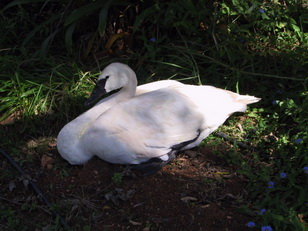
#> input picture ex1/quantization_examples/rgb_orig.png, 308 x 231 px, found by its file name
$ python Yoels.py   (older library calls are emulated)
#> lines starting #> are read from the running program, lines starting #| are printed output that depends on the picture
import numpy as np
from scipy.misc import imread as imread
from skimage.color import rgb2gray
import matplotlib.pyplot as plt


RGB2YIQ_MAT = np.array([[0.299, 0.587, 0.114],
               [0.596, -0.275, -0.321],
               [0.212, -0.523, 0.311]])

YIQ2RGB_MAT = np.linalg.inv(RGB2YIQ_MAT)


def read_image(filename, representation):
#> called with representation = 2
    im = imread(filename)
#> im is the input picture: shape (231, 308, 3); mean R, G, B 52.5, 52.6, 48.4
    if representation == 1:
        im = rgb2gray(im)

    elif representation == 2:
        im = (im / 255).astype(np.float64)

    return im


def imdisplay(filename, representation):
    img = read_image(filename, representation)
    plt.figure()
    if representation == 1:
        plt.imshow(img, cmap=plt.cm.gray)
    elif representation == 2:
        plt.imshow(img)
    plt.show()


def rgb2yiq(imRGB):
    imYIQ = np.zeros(imRGB.shape)
#> imYIQ: shape (231, 308, 3) float64; every value is 0

    r, g, b = imRGB[:, :, 0], imRGB[:, :, 1], imRGB[:, :, 2]
    imYIQ[:, :, 0] = RGB2YIQ_MAT[0, 0] * r + RGB2YIQ_MAT[0, 1] * g + RGB2YIQ_MAT[0, 2] * b
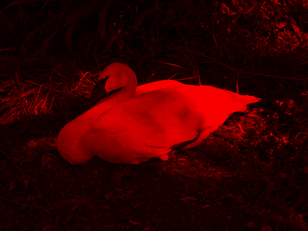
#> imYIQ: shape (231, 308, 3) float64; mean of channels 0, 1, 2 0.204, 0, 0; drawn as R, G, B
    imYIQ[:, :, 1] = RGB2YIQ_MAT[1, 0] * r + RGB2YIQ_MAT[1, 1] * g + RGB2YIQ_MAT[1, 2] * b
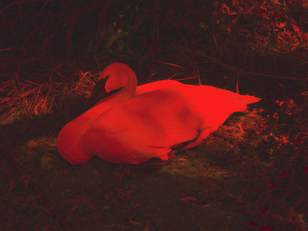
#> imYIQ: shape (231, 308, 3) float64; mean of channels 0, 1, 2 0.204, 0.00523, 0; drawn with min black and max white
    imYIQ[:, :, 2] = RGB2YIQ_MAT[2, 0] * r + RGB2YIQ_MAT[2, 1] * g + RGB2YIQ_MAT[2, 2] * b

    return imYIQ


def yiq2rgb(imYIQ):
    imRGB = np.zeros(imYIQ.shape)

    y, i, q = imYIQ[:, :, 0], imYIQ[:, :, 1], imYIQ[:, :, 2]
    imRGB[:, :, 0] = YIQ2RGB_MAT[0, 0] * y + YIQ2RGB_MAT[0, 1] * i + YIQ2RGB_MAT[0, 2] * q
    imRGB[:, :, 1] = YIQ2RGB_MAT[1, 0] * y + YIQ2RGB_MAT[1, 1] * i + YIQ2RGB_MAT[1, 2] * q
    imRGB[:, :, 2] = YIQ2RGB_MAT[2, 0] * y + YIQ2RGB_MAT[2, 1] * i + YIQ2RGB_MAT[2, 2] * q

    return imRGB


def histogram_equalize_gray(img):
    round_img = (img*255).astype(np.uint8)
    hist_orig, bins = np.histogram(round_img, 256)
    # calculate the cumulative histogram and normalized it
    cumsum_hist = np.cumsum(hist_orig)
    cumsum_hisשt_norm = (cumsum_hist / cumsum_hist[-1])*255

    # make the linear stretch and create the output image
    im_eq = np.interp(round_img, bins[:-1], cumsum_hist_norm)
    im_eq = im_eq.reshape(img.shape)
    hist_eq = np.histogram(im_eq.astype(np.uint8), 256)[0]

    return (im_eq/255).astype(np.float64), hist_orig, hist_eq


def histogram_equalize(im_orig):

    if len(im_orig.shape) == 2:  # gray
        return histogram_equalize_gray(im_orig.copy())

    elif len(im_orig.shape) == 3:  # rgb
        yiq_im = rgb2yiq(im_orig.copy())
        y_channel, hist_orig, hist_eq = histogram_equalize_gray(yiq_im[:, :, 0].copy())
        yiq_im[:, :, 0] = y_channel

        return yiq2rgb(yiq_im), hist_orig, hist_eq


def quantize_gray(im_orig, n_quant, n_iter):
    # initializations:
#> called with n_quant = 3, n_iter = 100
    im_quant = im_orig
    error = []
    im_quant *= 255
    hist, bins = np.histogram(im_quant, 256)
#> hist = 256 values, max 2396 at index 21, min 15 at index 234, mean 277.9; bins = 257 values from 0 to 254.4
    cum_hist = np.cumsum(hist)
#> cum_hist = 256 values from 58 to 71148

    # initial z's:
    r, c = im_orig.shape
#> r = 231; c = 308
    znew = np.empty((n_quant + 1,)).astype(np.int)
    for i in range(n_quant):
        curr_min = np.where(cum_hist > (i * r * c / n_quant))
        znew[i] = curr_min[0][0]
#> after the loop, znew = [0, 20, 35, 0]
    znew[0], znew[n_quant] = 0, 255

    hist_times_n = np.fromfunction(lambda j: j * hist[j], (256,), dtype=int)
#> hist_times_n = 256 values, max 163344 at index 249, min 0 at index 0, mean 14442.8

    # finding the min:
    for i in range(n_iter):

        # calculate q:
        qnew = np.empty((n_quant,)).astype(np.int)
        for q in range(n_quant):
            sum_n = np.sum(hist_times_n[znew[q]:znew[q + 1] + 1])
            sum_h = np.sum(hist[znew[q]:znew[q + 1] + 1])
            qnew[q] = (round(sum_n / sum_h))

        # calculate z:
        prev_z = np.copy(znew)
        for z in range(1, n_quant):
            znew[z] = int((qnew[z - 1] + qnew[z]) / 2)

        sum_error = 0
        for e in range(n_quant):
            s = np.fromfunction(lambda j: ((qnew[e] - (j + znew[e])) * (qnew[e] - (j + znew[e]))) * hist[(j + znew[e])],
                                (znew[e + 1] - znew[e] - 1,), dtype=int)
            sum_error += np.sum(s)
        error.append(sum_error)

        # checking for convergence
        if np.array_equal(znew, prev_z):
            break
#> this loop made 16 passes
#> prev_z on passes 1 to 12: [0, 20, 35, 255], [0, 20, 71, 255], [0, 23, 96, 255], [0, 27, 107, 255], [0, 31, 113, 255], [0, 36, 118, 255], [0, 41, 124, 255], [0, 45, 129, 255], [0, 48, 133, 255], [0, 51, 137, 255], [0, 54, 141, 255], [0, 56, 144, 255]
#> after the loop, error = [77026804, 37458391, 31054571, 28322393, 26222035, 24223173, 22827480, 21888882, 21292441, 20804783, 20511023, 20333564, 20258263, 20209265, 20234806, 20236028]; znew = [0, 60, 149, 255]

    # final image:
    quan_int = np.array([qnew[0]])
#> quan_int = [23]
    for i in range(n_quant):
        quan_int = np.append(quan_int, np.full((znew[i + 1] - znew[i],), qnew[i], dtype=int))
#> after the loop, quan_int = 256 values from 23 to 201
    im_quant = np.interp(im_quant, np.arange(256), quan_int)
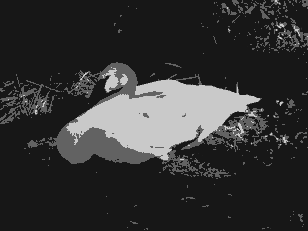
#> im_quant: shape (231, 308) float64; min 23, max 201, mean 51.8

    return (im_quant/255).astype(np.float64), error


def quantize(im_orig, n_quant, n_iter):
    if len(im_orig.shape) == 2:  # gray
        return quantize_gray(im_orig.copy(), n_quant, n_iter)

    elif len(im_orig.shape) == 3:  # rgb
        yiq_im = rgb2yiq(im_orig.copy())
        y_channel, error = quantize_gray(yiq_im[:, :, 0], n_quant, n_iter)
        yiq_im[:, :, 0] = y_channel
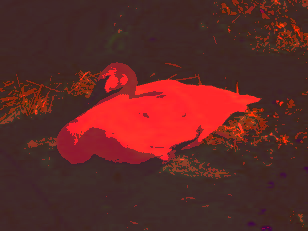
#> yiq_im: shape (231, 308, 3) float64; mean of channels 0, 1, 2 0.203, 0.00523, -0.00522; drawn with min black and max white

        return yiq2rgb(yiq_im), error
#> in yiq2rgb, `y, i, q = imYIQ[:, :, 0], imYIQ[:, :, 1], imYIQ[:, :, 2]`:
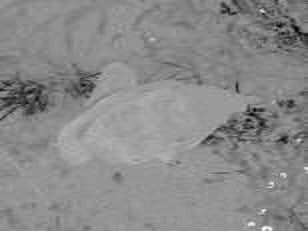
#> q: shape (231, 308) float64; min -0.146, max 0.113, mean -0.00522; drawn with min black and max white
#> in yiq2rgb, `imRGB[:, :, 1] = YIQ2RGB_MAT[1, 0] * y + YIQ2RGB_MAT[1, 1] * i + YIQ2R..`:
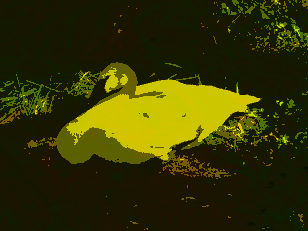
#> imRGB: shape (231, 308, 3) float64; mean of channels 0, 1, 2 0.205, 0.205, 0; drawn as R, G, B
#> in yiq2rgb, `imRGB[:, :, 2] = YIQ2RGB_MAT[2, 0] * y + YIQ2RGB_MAT[2, 1] * i + YIQ2R..`:
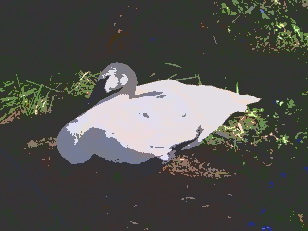
#> imRGB: shape (231, 308, 3) float64; mean of channels 0, 1, 2 0.205, 0.205, 0.188; drawn with min black and max white


if __name__ == '__main__':
    image, errors = quantize(read_image('F:\My Documents\Google Drive\תואר ראשון מדמח\שנה ג\עיבוד '
                                        'תמונה\exs\ex1\quantization_examples\\rgb_orig.png', 2), 3, 100)
#> errors has the same summary as error in quantize_gray

    plt.imshow(image)
    plt.show()
